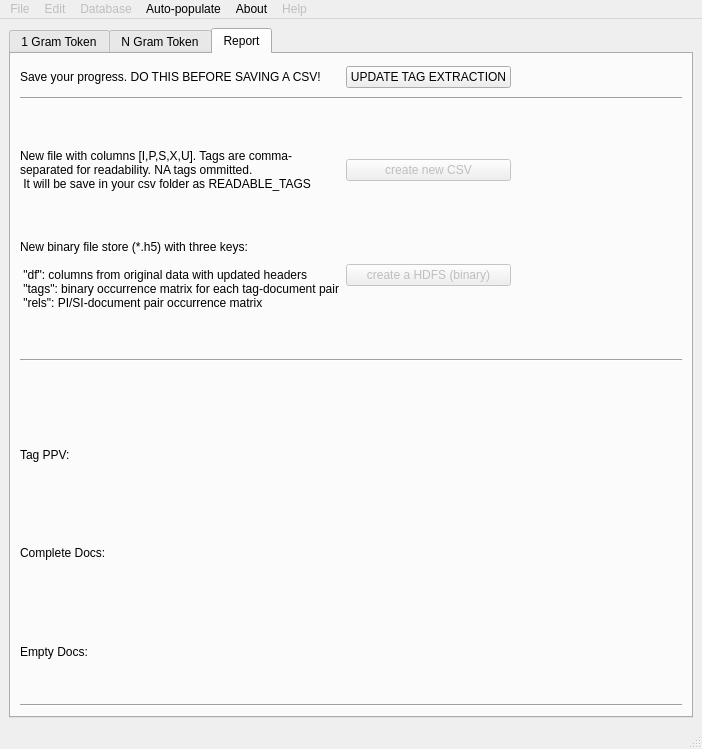
<?xml version="1.0" encoding="UTF-8"?>
<ui version="4.0">
 <class>MainWindow_taggingTool</class>
 <widget class="QMainWindow" name="MainWindow_taggingTool">
  <property name="geometry">
   <rect>
    <x>0</x>
    <y>0</y>
    <width>702</width>
    <height>749</height>
   </rect>
  </property>
  <property name="windowTitle">
   <string>NIST: Nestor Tagging Tool</string>
  </property>
  <widget class="QWidget" name="centralwidget">
   <layout class="QGridLayout" name="gridLayout_2">
    <item row="0" column="0">
     <layout class="QGridLayout" name="gridLayout_general">
      <item row="0" column="1">
       <widget class="QTabWidget" name="tabWidget">
        <property name="currentIndex">
         <number>2</number>
        </property>
        <widget class="QWidget" name="tab_1gram">
         <attribute name="title">
          <string>1 Gram Token</string>
         </attribute>
         <layout class="QGridLayout" name="gridLayout_5">
          <item row="0" column="0">
           <layout class="QGridLayout" name="gridLayout_1gram_general">
            <item row="2" column="1">
             <widget class="QSlider" name="horizontalSlider_1gram_FindingThreshold">
              <property name="orientation">
               <enum>Qt::Horizontal</enum>
              </property>
             </widget>
            </item>
            <item row="1" column="1">
             <layout class="QVBoxLayout" name="verticalLayout_1gram_SimilarityPattern"/>
            </item>
            <item row="0" column="1" alignment="Qt::AlignLeft|Qt::AlignTop">
             <widget class="QLabel" name="label_1gram_PatternFindingDescription">
              <property name="text">
               <string>Similar Pattern</string>
              </property>
             </widget>
            </item>
            <item row="0" column="2" alignment="Qt::AlignHCenter|Qt::AlignTop">
             <widget class="QLabel" name="label_1gram_PropertyEditorDescription">
              <property name="text">
               <string>Property Editor</string>
              </property>
             </widget>
            </item>
            <item row="0" column="0" alignment="Qt::AlignHCenter">
             <widget class="QLabel" name="label_1gram_TableTagDescription">
              <property name="text">
               <string>Tag Annotation</string>
              </property>
             </widget>
            </item>
            <item row="1" column="2">
             <layout class="QVBoxLayout" name="verticalLayout_1gram_PropertiesEditor">
              <item>
               <widget class="QLabel" name="label_1gram_AliasDescription">
                <property name="text">
                 <string>Preferred Alias</string>
                </property>
               </widget>
              </item>
              <item>
               <widget class="QLineEdit" name="lineEdit_1gram_AliasEditor"/>
              </item>
              <item>
               <spacer name="verticalSpacer_2">
                <property name="orientation">
                 <enum>Qt::Vertical</enum>
                </property>
                <property name="sizeHint" stdset="0">
                 <size>
                  <width>20</width>
                  <height>40</height>
                 </size>
                </property>
               </spacer>
              </item>
              <item>
               <widget class="QRadioButton" name="radioButton_1gram_ItemEditor">
                <property name="text">
                 <string>Item</string>
                </property>
                <attribute name="buttonGroup">
                 <string notr="true">buttonGroup_1Gram_Classification</string>
                </attribute>
               </widget>
              </item>
              <item>
               <widget class="QRadioButton" name="radioButton_1gram_ProblemEditor">
                <property name="text">
                 <string>Problem</string>
                </property>
                <attribute name="buttonGroup">
                 <string notr="true">buttonGroup_1Gram_Classification</string>
                </attribute>
               </widget>
              </item>
              <item>
               <widget class="QRadioButton" name="radioButton_1gram_SolutionEditor">
                <property name="text">
                 <string>Solution</string>
                </property>
                <attribute name="buttonGroup">
                 <string notr="true">buttonGroup_1Gram_Classification</string>
                </attribute>
               </widget>
              </item>
              <item>
               <widget class="Line" name="line_3">
                <property name="orientation">
                 <enum>Qt::Horizontal</enum>
                </property>
               </widget>
              </item>
              <item>
               <widget class="QRadioButton" name="radioButton_1gram_UnknownEditor">
                <property name="text">
                 <string>Ambiguous (Unknown)</string>
                </property>
                <attribute name="buttonGroup">
                 <string notr="true">buttonGroup_1Gram_Classification</string>
                </attribute>
               </widget>
              </item>
              <item>
               <widget class="QRadioButton" name="radioButton_1gram_StopWordEditor">
                <property name="text">
                 <string>Stop-word</string>
                </property>
                <attribute name="buttonGroup">
                 <string notr="true">buttonGroup_1Gram_Classification</string>
                </attribute>
               </widget>
              </item>
              <item>
               <widget class="Line" name="line_4">
                <property name="orientation">
                 <enum>Qt::Horizontal</enum>
                </property>
               </widget>
              </item>
              <item>
               <spacer name="verticalSpacer_4">
                <property name="orientation">
                 <enum>Qt::Vertical</enum>
                </property>
                <property name="sizeHint" stdset="0">
                 <size>
                  <width>20</width>
                  <height>40</height>
                 </size>
                </property>
               </spacer>
              </item>
              <item>
               <widget class="QRadioButton" name="radioButton_1gram_NotClassifiedEditor">
                <property name="text">
                 <string>not yet classified</string>
                </property>
                <attribute name="buttonGroup">
                 <string notr="true">buttonGroup_1Gram_Classification</string>
                </attribute>
               </widget>
              </item>
              <item>
               <spacer name="verticalSpacer">
                <property name="orientation">
                 <enum>Qt::Vertical</enum>
                </property>
                <property name="sizeHint" stdset="0">
                 <size>
                  <width>20</width>
                  <height>40</height>
                 </size>
                </property>
               </spacer>
              </item>
              <item>
               <widget class="QLabel" name="label_1gram_NoteDescription">
                <property name="text">
                 <string>Notes</string>
                </property>
               </widget>
              </item>
              <item>
               <widget class="QTextEdit" name="textEdit_1gram_NoteEditor">
                <property name="sizePolicy">
                 <sizepolicy hsizetype="Expanding" vsizetype="Expanding">
                  <horstretch>0</horstretch>
                  <verstretch>0</verstretch>
                 </sizepolicy>
                </property>
                <property name="maximumSize">
                 <size>
                  <width>16777215</width>
                  <height>50</height>
                 </size>
                </property>
                <property name="tabChangesFocus">
                 <bool>false</bool>
                </property>
                <property name="lineWrapColumnOrWidth">
                 <number>4</number>
                </property>
               </widget>
              </item>
              <item>
               <spacer name="verticalSpacer_3">
                <property name="orientation">
                 <enum>Qt::Vertical</enum>
                </property>
                <property name="sizeHint" stdset="0">
                 <size>
                  <width>20</width>
                  <height>40</height>
                 </size>
                </property>
               </spacer>
              </item>
             </layout>
            </item>
            <item row="1" column="0">
             <widget class="QTableWidget" name="tableWidget_1gram_TagContainer">
              <property name="sizePolicy">
               <sizepolicy hsizetype="Expanding" vsizetype="Expanding">
                <horstretch>1</horstretch>
                <verstretch>0</verstretch>
               </sizepolicy>
              </property>
              <property name="editTriggers">
               <set>QAbstractItemView::NoEditTriggers</set>
              </property>
              <property name="tabKeyNavigation">
               <bool>false</bool>
              </property>
              <property name="dragDropOverwriteMode">
               <bool>false</bool>
              </property>
              <property name="selectionMode">
               <enum>QAbstractItemView::SingleSelection</enum>
              </property>
              <property name="selectionBehavior">
               <enum>QAbstractItemView::SelectRows</enum>
              </property>
             </widget>
            </item>
            <item row="2" column="2">
             <layout class="QGridLayout" name="gridLayout_1gram_ActionButton">
              <item row="0" column="0" alignment="Qt::AlignHCenter">
               <widget class="QPushButton" name="pushButton_1gram_UpdateTokenProperty">
                <property name="text">
                 <string>Update</string>
                </property>
               </widget>
              </item>
              <item row="0" column="1" alignment="Qt::AlignHCenter">
               <widget class="QPushButton" name="pushButton_1gram_SaveTableView">
                <property name="text">
                 <string>Save</string>
                </property>
               </widget>
              </item>
             </layout>
            </item>
            <item row="2" column="0">
             <widget class="QProgressBar" name="progressBar_1gram_TagComplete">
              <property name="value">
               <number>24</number>
              </property>
             </widget>
            </item>
           </layout>
          </item>
         </layout>
        </widget>
        <widget class="QWidget" name="tab_Ngram">
         <attribute name="title">
          <string>N Gram Token</string>
         </attribute>
         <layout class="QGridLayout" name="gridLayout_7">
          <item row="0" column="0">
           <layout class="QGridLayout" name="gridLayout_Ngram_general" columnstretch="2,1,0">
            <item row="0" column="0" alignment="Qt::AlignHCenter">
             <widget class="QLabel" name="label_Ngram_TableTagDescription">
              <property name="text">
               <string>Tag Annotation</string>
              </property>
             </widget>
            </item>
            <item row="1" column="0">
             <widget class="QTableWidget" name="tableWidget_Ngram_TagContainer">
              <property name="sizePolicy">
               <sizepolicy hsizetype="Expanding" vsizetype="Expanding">
                <horstretch>1</horstretch>
                <verstretch>0</verstretch>
               </sizepolicy>
              </property>
              <property name="editTriggers">
               <set>QAbstractItemView::NoEditTriggers</set>
              </property>
              <property name="tabKeyNavigation">
               <bool>false</bool>
              </property>
              <property name="dragDropOverwriteMode">
               <bool>false</bool>
              </property>
              <property name="selectionMode">
               <enum>QAbstractItemView::SingleSelection</enum>
              </property>
              <property name="selectionBehavior">
               <enum>QAbstractItemView::SelectRows</enum>
              </property>
              <attribute name="horizontalHeaderStretchLastSection">
               <bool>false</bool>
              </attribute>
              <attribute name="verticalHeaderStretchLastSection">
               <bool>false</bool>
              </attribute>
             </widget>
            </item>
            <item row="0" column="2" alignment="Qt::AlignHCenter">
             <widget class="QLabel" name="label_Ngram_PropertyEditorDescription">
              <property name="text">
               <string>Property Editor</string>
              </property>
             </widget>
            </item>
            <item row="1" column="1">
             <layout class="QVBoxLayout" name="verticalLayout_Ngram_CompositionDisplay">
              <property name="sizeConstraint">
               <enum>QLayout::SetMaximumSize</enum>
              </property>
             </layout>
            </item>
            <item row="0" column="1" alignment="Qt::AlignHCenter">
             <widget class="QLabel" name="label_Ngram_CompositionDescription">
              <property name="text">
               <string>Composition</string>
              </property>
             </widget>
            </item>
            <item row="2" column="0" alignment="Qt::AlignBottom">
             <widget class="QProgressBar" name="progressBar_Ngram_TagComplete">
              <property name="value">
               <number>24</number>
              </property>
             </widget>
            </item>
            <item row="2" column="2">
             <layout class="QGridLayout" name="gridLayout_Ngram_ActionButton">
              <item row="0" column="0" alignment="Qt::AlignHCenter">
               <widget class="QPushButton" name="pushButton_Ngram_UpdateTokenProperty">
                <property name="text">
                 <string>Update</string>
                </property>
               </widget>
              </item>
              <item row="0" column="1" alignment="Qt::AlignHCenter">
               <widget class="QPushButton" name="pushButton_Ngram_SaveTableView">
                <property name="text">
                 <string>Save</string>
                </property>
               </widget>
              </item>
             </layout>
            </item>
            <item row="1" column="2">
             <layout class="QVBoxLayout" name="verticalLayout_Ngram_PropertiesEditor">
              <item>
               <widget class="QLabel" name="label_Ngram_AliasDescription">
                <property name="text">
                 <string>Preferred Alias</string>
                </property>
               </widget>
              </item>
              <item>
               <widget class="QLineEdit" name="lineEdit_Ngram_AliasEditor"/>
              </item>
              <item>
               <spacer name="verticalSpacer_8">
                <property name="orientation">
                 <enum>Qt::Vertical</enum>
                </property>
                <property name="sizeHint" stdset="0">
                 <size>
                  <width>20</width>
                  <height>40</height>
                 </size>
                </property>
               </spacer>
              </item>
              <item>
               <widget class="QRadioButton" name="radioButton_Ngram_ProblemItemEditor">
                <property name="text">
                 <string>Problem Item</string>
                </property>
                <attribute name="buttonGroup">
                 <string notr="true">buttonGroup_NGram_Classification</string>
                </attribute>
               </widget>
              </item>
              <item>
               <widget class="QRadioButton" name="radioButton_Ngram_SolutionItemEditor">
                <property name="text">
                 <string>Solution Item</string>
                </property>
                <attribute name="buttonGroup">
                 <string notr="true">buttonGroup_NGram_Classification</string>
                </attribute>
               </widget>
              </item>
              <item>
               <widget class="Line" name="line">
                <property name="orientation">
                 <enum>Qt::Horizontal</enum>
                </property>
               </widget>
              </item>
              <item>
               <widget class="QRadioButton" name="radioButton_Ngram_ItemEditor">
                <property name="text">
                 <string>Item</string>
                </property>
                <attribute name="buttonGroup">
                 <string notr="true">buttonGroup_NGram_Classification</string>
                </attribute>
               </widget>
              </item>
              <item>
               <widget class="QRadioButton" name="radioButton_Ngram_ProblemEditor">
                <property name="text">
                 <string>Problem</string>
                </property>
                <attribute name="buttonGroup">
                 <string notr="true">buttonGroup_NGram_Classification</string>
                </attribute>
               </widget>
              </item>
              <item>
               <widget class="QRadioButton" name="radioButton_Ngram_SolutionEditor">
                <property name="text">
                 <string>Solution</string>
                </property>
                <attribute name="buttonGroup">
                 <string notr="true">buttonGroup_NGram_Classification</string>
                </attribute>
               </widget>
              </item>
              <item>
               <widget class="Line" name="line_5">
                <property name="orientation">
                 <enum>Qt::Horizontal</enum>
                </property>
               </widget>
              </item>
              <item>
               <widget class="QRadioButton" name="radioButton_Ngram_UnknownEditor">
                <property name="text">
                 <string>Ambiguous (Unknown)</string>
                </property>
                <attribute name="buttonGroup">
                 <string notr="true">buttonGroup_NGram_Classification</string>
                </attribute>
               </widget>
              </item>
              <item>
               <widget class="QRadioButton" name="radioButton_Ngram_StopWordEditor">
                <property name="text">
                 <string>Stop-word</string>
                </property>
                <attribute name="buttonGroup">
                 <string notr="true">buttonGroup_NGram_Classification</string>
                </attribute>
               </widget>
              </item>
              <item>
               <widget class="Line" name="line_2">
                <property name="orientation">
                 <enum>Qt::Horizontal</enum>
                </property>
               </widget>
              </item>
              <item>
               <spacer name="verticalSpacer_6">
                <property name="orientation">
                 <enum>Qt::Vertical</enum>
                </property>
                <property name="sizeHint" stdset="0">
                 <size>
                  <width>20</width>
                  <height>40</height>
                 </size>
                </property>
               </spacer>
              </item>
              <item>
               <widget class="QRadioButton" name="radioButton_Ngram_NotClassifiedEditor">
                <property name="text">
                 <string>not yet classified</string>
                </property>
                <attribute name="buttonGroup">
                 <string notr="true">buttonGroup_NGram_Classification</string>
                </attribute>
               </widget>
              </item>
              <item>
               <spacer name="verticalSpacer_7">
                <property name="orientation">
                 <enum>Qt::Vertical</enum>
                </property>
                <property name="sizeHint" stdset="0">
                 <size>
                  <width>20</width>
                  <height>40</height>
                 </size>
                </property>
               </spacer>
              </item>
              <item>
               <widget class="QLabel" name="label_Ngram_NoteDescription">
                <property name="text">
                 <string>Notes</string>
                </property>
               </widget>
              </item>
              <item>
               <widget class="QTextEdit" name="textEdit_Ngram_NoteEditor">
                <property name="maximumSize">
                 <size>
                  <width>16777215</width>
                  <height>50</height>
                 </size>
                </property>
                <property name="frameShape">
                 <enum>QFrame::Box</enum>
                </property>
                <property name="frameShadow">
                 <enum>QFrame::Sunken</enum>
                </property>
               </widget>
              </item>
              <item>
               <spacer name="verticalSpacer_5">
                <property name="orientation">
                 <enum>Qt::Vertical</enum>
                </property>
                <property name="sizeHint" stdset="0">
                 <size>
                  <width>20</width>
                  <height>40</height>
                 </size>
                </property>
               </spacer>
              </item>
             </layout>
            </item>
           </layout>
          </item>
         </layout>
        </widget>
        <widget class="QWidget" name="tab_report">
         <attribute name="title">
          <string>Report</string>
         </attribute>
         <layout class="QGridLayout" name="gridLayout_4">
          <item row="4" column="0">
           <layout class="QGridLayout" name="gridLayout_report_progressPlot"/>
          </item>
          <item row="3" column="0">
           <layout class="QHBoxLayout" name="horizontalLayout">
            <item>
             <layout class="QGridLayout" name="gridLayout_report_docsInfo">
              <item row="4" column="0">
               <widget class="QLabel" name="label_report_emptyDocs">
                <property name="text">
                 <string>Empty Docs:</string>
                </property>
               </widget>
              </item>
              <item row="3" column="0">
               <widget class="QLabel" name="label_report_completeDocs">
                <property name="text">
                 <string>Complete Docs: </string>
                </property>
               </widget>
              </item>
              <item row="2" column="0">
               <widget class="QLabel" name="label_report_tagCompleteness">
                <property name="text">
                 <string>Tag PPV:</string>
                </property>
               </widget>
              </item>
             </layout>
            </item>
           </layout>
          </item>
          <item row="0" column="0">
           <layout class="QGridLayout" name="gridLayout_report_general">
            <item row="0" column="0">
             <layout class="QGridLayout" name="gridLayout_report_action">
              <item row="5" column="0">
               <widget class="QLabel" name="label_report_saveNewCsv">
                <property name="text">
                 <string>New file with columns [I,P,S,X,U]. Tags are comma-
separated for readability. NA tags ommitted. 
 It will be save in your csv folder as READABLE_TAGS</string>
                </property>
               </widget>
              </item>
              <item row="0" column="1">
               <widget class="QPushButton" name="pushButton_report_saveTrack">
                <property name="text">
                 <string>UPDATE TAG EXTRACTION</string>
                </property>
               </widget>
              </item>
              <item row="4" column="0">
               <spacer name="verticalSpacer_9">
                <property name="orientation">
                 <enum>Qt::Vertical</enum>
                </property>
                <property name="sizeType">
                 <enum>QSizePolicy::Minimum</enum>
                </property>
                <property name="sizeHint" stdset="0">
                 <size>
                  <width>20</width>
                  <height>40</height>
                 </size>
                </property>
               </spacer>
              </item>
              <item row="3" column="0" colspan="3">
               <widget class="Line" name="line_6">
                <property name="orientation">
                 <enum>Qt::Horizontal</enum>
                </property>
               </widget>
              </item>
              <item row="0" column="0">
               <widget class="QLabel" name="label_report_keepTrack">
                <property name="text">
                 <string>Save your progress. DO THIS BEFORE SAVING A CSV!</string>
                </property>
               </widget>
              </item>
              <item row="5" column="1">
               <widget class="QPushButton" name="pushButton_report_saveNewCsv">
                <property name="enabled">
                 <bool>false</bool>
                </property>
                <property name="text">
                 <string>create new CSV</string>
                </property>
               </widget>
              </item>
              <item row="6" column="0">
               <spacer name="verticalSpacer_10">
                <property name="orientation">
                 <enum>Qt::Vertical</enum>
                </property>
                <property name="sizeType">
                 <enum>QSizePolicy::Minimum</enum>
                </property>
                <property name="sizeHint" stdset="0">
                 <size>
                  <width>20</width>
                  <height>40</height>
                 </size>
                </property>
               </spacer>
              </item>
              <item row="7" column="0">
               <widget class="QLabel" name="label_report_saveBinnary">
                <property name="text">
                 <string>New binary file store (*.h5) with three keys: 

 &quot;df&quot;: columns from original data with updated headers 
 &quot;tags&quot;: binary occurrence matrix for each tag-document pair
 &quot;rels&quot;: PI/SI-document pair occurrence matrix</string>
                </property>
               </widget>
              </item>
              <item row="8" column="0">
               <spacer name="verticalSpacer_12">
                <property name="orientation">
                 <enum>Qt::Vertical</enum>
                </property>
                <property name="sizeType">
                 <enum>QSizePolicy::Minimum</enum>
                </property>
                <property name="sizeHint" stdset="0">
                 <size>
                  <width>20</width>
                  <height>40</height>
                 </size>
                </property>
               </spacer>
              </item>
              <item row="7" column="1">
               <widget class="QPushButton" name="pushButton_report_saveBinnaryCsv">
                <property name="enabled">
                 <bool>false</bool>
                </property>
                <property name="text">
                 <string>create a HDFS (binary)</string>
                </property>
               </widget>
              </item>
             </layout>
            </item>
           </layout>
          </item>
          <item row="5" column="0">
           <widget class="Line" name="line_8">
            <property name="orientation">
             <enum>Qt::Horizontal</enum>
            </property>
           </widget>
          </item>
          <item row="2" column="0">
           <spacer name="verticalSpacer_11">
            <property name="orientation">
             <enum>Qt::Vertical</enum>
            </property>
            <property name="sizeType">
             <enum>QSizePolicy::Minimum</enum>
            </property>
            <property name="sizeHint" stdset="0">
             <size>
              <width>20</width>
              <height>40</height>
             </size>
            </property>
           </spacer>
          </item>
          <item row="1" column="0">
           <widget class="Line" name="line_7">
            <property name="orientation">
             <enum>Qt::Horizontal</enum>
            </property>
           </widget>
          </item>
         </layout>
        </widget>
       </widget>
      </item>
     </layout>
    </item>
   </layout>
  </widget>
  <widget class="QMenuBar" name="menubar">
   <property name="geometry">
    <rect>
     <x>0</x>
     <y>0</y>
     <width>702</width>
     <height>22</height>
    </rect>
   </property>
   <widget class="QMenu" name="menuFile">
    <property name="enabled">
     <bool>false</bool>
    </property>
    <property name="title">
     <string>File</string>
    </property>
    <property name="toolTipsVisible">
     <bool>false</bool>
    </property>
    <addaction name="actionOpen_new_csv"/>
    <addaction name="actionOpen_1Gram_Vocab"/>
    <addaction name="actionOpen_NGram_Vocab"/>
    <addaction name="separator"/>
    <addaction name="actionSave_All"/>
   </widget>
   <widget class="QMenu" name="menuEdit">
    <property name="enabled">
     <bool>false</bool>
    </property>
    <property name="title">
     <string>Edit</string>
    </property>
    <addaction name="actionThreshold"/>
    <addaction name="actionDev_Mode"/>
   </widget>
   <widget class="QMenu" name="menuHelp">
    <property name="enabled">
     <bool>false</bool>
    </property>
    <property name="title">
     <string>Help</string>
    </property>
    <addaction name="actionTutorial"/>
   </widget>
   <widget class="QMenu" name="menuAbout">
    <property name="title">
     <string>About</string>
    </property>
    <addaction name="actionAbout_TagTool"/>
   </widget>
   <widget class="QMenu" name="menuDatabase">
    <property name="enabled">
     <bool>false</bool>
    </property>
    <property name="title">
     <string>Database</string>
    </property>
    <addaction name="actionConnect"/>
    <addaction name="actionRun_Query"/>
    <addaction name="actionOpen_Database"/>
   </widget>
   <widget class="QMenu" name="menuAuto_populate">
    <property name="enabled">
     <bool>true</bool>
    </property>
    <property name="title">
     <string>Auto-populate</string>
    </property>
    <widget class="QMenu" name="menu_AutoPopulate_FromDatabase">
     <property name="enabled">
      <bool>false</bool>
     </property>
     <property name="title">
      <string>From Database</string>
     </property>
     <addaction name="action_AutoPopulate_FromDatabase_1gramVocab"/>
     <addaction name="action_AutoPopulate_FromDatabase_NgramVocab"/>
    </widget>
    <widget class="QMenu" name="menu_AutoPopulate_FromCSV">
     <property name="enabled">
      <bool>false</bool>
     </property>
     <property name="title">
      <string>From CSV</string>
     </property>
     <addaction name="action_AutoPopulate_FromCSV_1gramVocab"/>
     <addaction name="action_AutoPopulate_FromCSV_NgramVocab"/>
    </widget>
    <addaction name="menu_AutoPopulate_FromDatabase"/>
    <addaction name="menu_AutoPopulate_FromCSV"/>
    <addaction name="actionFrom_AutoPopulate_From1gramVocab"/>
   </widget>
   <addaction name="menuFile"/>
   <addaction name="menuEdit"/>
   <addaction name="menuDatabase"/>
   <addaction name="menuAuto_populate"/>
   <addaction name="menuAbout"/>
   <addaction name="menuHelp"/>
  </widget>
  <widget class="QStatusBar" name="statusbar"/>
  <action name="actionOpen_1Gram_Vocab">
   <property name="text">
    <string>open 1Gram Vocab</string>
   </property>
  </action>
  <action name="actionOpen_NGram_Vocab">
   <property name="text">
    <string>open NGram Vocab</string>
   </property>
  </action>
  <action name="actionOpen_new_csv">
   <property name="text">
    <string>open new csv</string>
   </property>
  </action>
  <action name="actionSave_All">
   <property name="text">
    <string>Save All</string>
   </property>
  </action>
  <action name="actionThreshold">
   <property name="text">
    <string>Threshold</string>
   </property>
  </action>
  <action name="actionDev_Mode">
   <property name="text">
    <string>Dev. Mode</string>
   </property>
  </action>
  <action name="actionTutorial">
   <property name="text">
    <string>Tutorial</string>
   </property>
  </action>
  <action name="actionNIST">
   <property name="text">
    <string>&lt;a href=\&quot;https://www.nist.gov/&quot;&gt;NIST&lt;/a&gt;</string>
   </property>
  </action>
  <action name="actionSID">
   <property name="text">
    <string>SID</string>
   </property>
  </action>
  <action name="actionAuthors">
   <property name="text">
    <string>Authors</string>
   </property>
  </action>
  <action name="actionAbout_TagTool">
   <property name="text">
    <string>about TagTool</string>
   </property>
  </action>
  <action name="actionConnect">
   <property name="enabled">
    <bool>false</bool>
   </property>
   <property name="text">
    <string>Connect</string>
   </property>
  </action>
  <action name="actionRun_Query">
   <property name="enabled">
    <bool>false</bool>
   </property>
   <property name="text">
    <string>Run Query</string>
   </property>
  </action>
  <action name="actionOpen_Database">
   <property name="enabled">
    <bool>false</bool>
   </property>
   <property name="text">
    <string>Open Database</string>
   </property>
  </action>
  <action name="action_AutoPopulate_FromDatabase_1gramVocab">
   <property name="text">
    <string>1gram Vocab</string>
   </property>
  </action>
  <action name="action_AutoPopulate_FromDatabase_NgramVocab">
   <property name="text">
    <string>Ngram Vocab</string>
   </property>
  </action>
  <action name="actionFrom_AutoPopulate_From1gramVocab">
   <property name="text">
    <string>From 1gram Vocab</string>
   </property>
  </action>
  <action name="action_AutoPopulate_FromCSV_1gramVocab">
   <property name="text">
    <string>1gram Vocab</string>
   </property>
  </action>
  <action name="action_AutoPopulate_FromCSV_NgramVocab">
   <property name="text">
    <string>Ngram Vocab</string>
   </property>
  </action>
 </widget>
 <resources/>
 <connections/>
 <buttongroups>
  <buttongroup name="buttonGroup_NGram_Classification"/>
  <buttongroup name="buttonGroup_1Gram_Classification"/>
 </buttongroups>
</ui>
